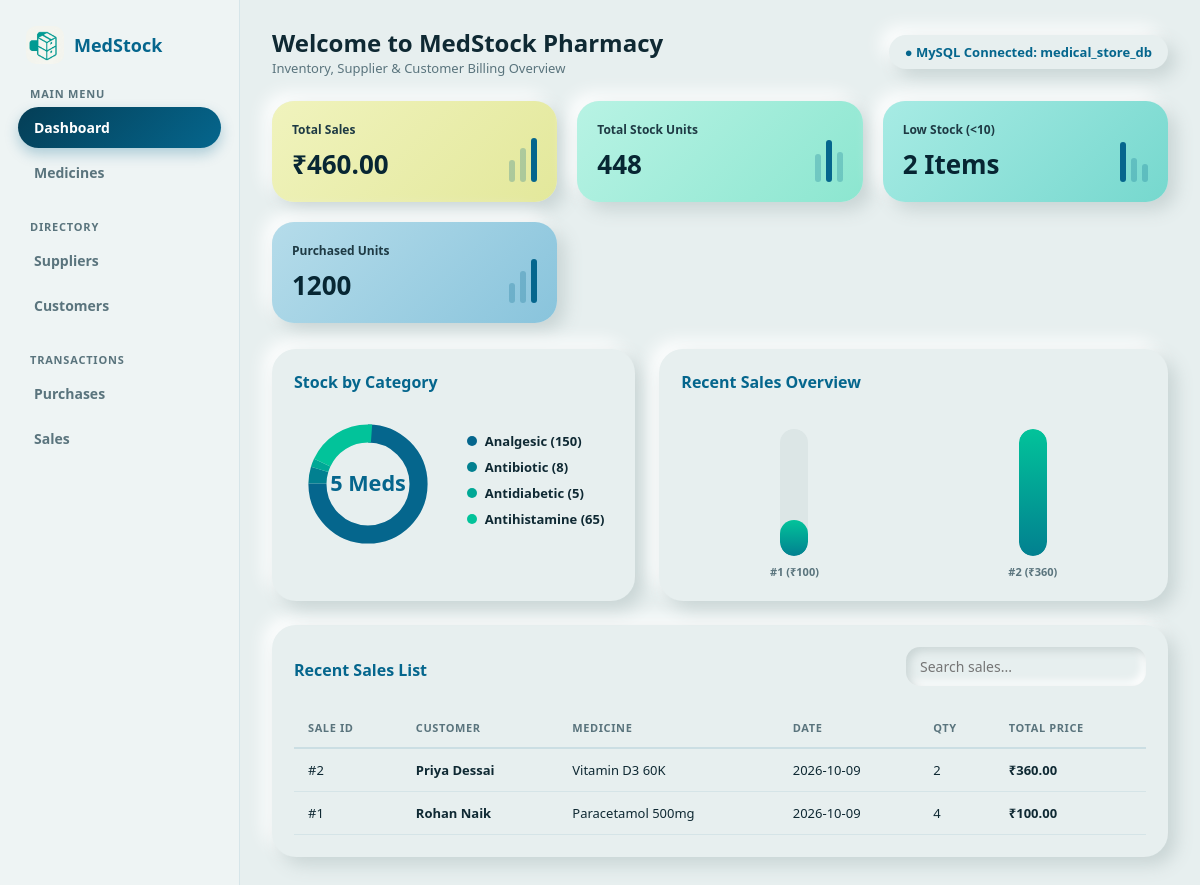
The page / on the database its author committed.
### tables this page shows
CREATE TABLE SALES (
    sales_ID INT AUTO_INCREMENT PRIMARY KEY,
    customer_ID INT,
    med_ID INT,
    sales_date DATE NOT NULL,
    quantity INT NOT NULL,
    total_price DECIMAL(10, 2) NOT NULL,
    FOREIGN KEY (customer_ID) REFERENCES CUSTOMER(customer_Id) ON DELETE CASCADE,
    FOREIGN KEY (med_ID) REFERENCES MEDICINE(med_Id) ON DELETE CASCADE
);

CREATE TABLE CUSTOMER (
    customer_Id INT AUTO_INCREMENT PRIMARY KEY,
    customer_name VARCHAR(100) NOT NULL,
    phone VARCHAR(20),
    address VARCHAR(255)
);

CREATE TABLE MEDICINE (
    med_Id INT AUTO_INCREMENT PRIMARY KEY,
    med_name VARCHAR(100) NOT NULL,
    category VARCHAR(50),
    price DECIMAL(10, 2) NOT NULL,
    stock INT NOT NULL DEFAULT 0,
    supplier_ID INT,
    FOREIGN KEY (supplier_ID) REFERENCES SUPPLIER(supplier_ID) ON DELETE SET NULL
);

### index.php (the view, shortened to what this page needs)
<?php
include 'db.php';
$active_tab = $_POST['tab'] ?? 'dashboard';
$sales_sum =$conn->query("SELECT COALESCE(SUM(total_price), 0) AS rev FROM SALES")->fetch_assoc()['rev'];
$med_info  =$conn->query("SELECT COUNT(*) AS cnt, COALESCE(SUM(stock), 0) AS units FROM MEDICINE")->fetch_assoc();
$low_cnt   =$conn->query("SELECT COUNT(*) AS cnt FROM MEDICINE WHERE stock < 10")->fetch_assoc()['cnt'];
$pur_units =$conn->query("SELECT COALESCE(SUM(pur_quantity), 0) AS qty FROM PURCHASE")->fetch_assoc()['qty'];
$cat_rows = [];$cat_total = 0;
$cat_res =$conn->query("SELECT category, SUM(stock) AS qty FROM MEDICINE GROUP BY category LIMIT 4");
while ($c =$cat_res->fetch_assoc()) {
    $cat_rows[] =$c;
    $cat_total += (int)$c['qty'];
}
$bar_rows = [];$max_sale = 1;
$bar_res =$conn->query("SELECT s.sales_ID, m.med_name, s.total_price FROM SALES s JOIN MEDICINE m ON s.med_ID = m.med_Id ORDER BY s.sales_ID DESC LIMIT 6");
while ($b =$bar_res->fetch_assoc()) {
    $bar_rows[] =$b;
    if ($b['total_price'] >$max_sale) $max_sale =$b['total_price'];
}
$bar_rows = array_reverse($bar_rows);
?>
<!DOCTYPE html>
<html lang="en">
<head>
    <link rel="stylesheet" href="style.css">
</head>
<body>
<div class="app-layout">
    <aside class="sidebar">
        <div class="brand">
            <img src="MedStock_logo.png" alt="MedStock Logo" class="brand-logo">
            <h2>MedStock</h2>
        </div>
        <div>
            <div class="nav-group-label">MAIN MENU</div>
            <button class="nav-item <?= $active_tab === 'dashboard' ? 'active' : '' ?>" onclick="showTab(event, 'dashboard')">Dashboard</button>
            <button class="nav-item <?= $active_tab === 'medicines' ? 'active' : '' ?>" onclick="showTab(event, 'medicines')">Medicines</button>
        </div>
        <div>
            <div class="nav-group-label">DIRECTORY</div>
            <button class="nav-item <?= $active_tab === 'suppliers' ? 'active' : '' ?>" onclick="showTab(event, 'suppliers')">Suppliers</button>
            <button class="nav-item <?= $active_tab === 'customers' ? 'active' : '' ?>" onclick="showTab(event, 'customers')">Customers</button>
        </div>
        <div>
            <div class="nav-group-label">TRANSACTIONS</div>
            <button class="nav-item <?= $active_tab === 'purchases' ? 'active' : '' ?>" onclick="showTab(event, 'purchases')">Purchases</button>
            <button class="nav-item <?= $active_tab === 'sales' ? 'active' : '' ?>" onclick="showTab(event, 'sales')">Sales</button>
        </div>
    </aside>
    <main class="main-area">
        <header class="top-header">
            <div>
                <h1>Welcome to MedStock Pharmacy</h1>
                <p style="color: var(--muted); font-size: 13px;">Inventory, Supplier &amp; Customer Billing Overview</p>
            </div>
            <div class="status-pill">● MySQL Connected: medical_store_db</div>
        </header>
        <section id="dashboard" class="section <?= $active_tab === 'dashboard' ? 'active' : '' ?>">
            <div class="kpi-row">
                <div class="kpi-box kpi-cream">
                    <div>
                        <span>Total Sales</span>
                        <h2>₹<?= number_format($sales_sum, 2) ?></h2>
                    </div>
                    <div class="mini-bars"><i style="height:22px"></i><i style="height:34px"></i><i class="tall" style="height:44px"></i></div>
                </div>
                <div class="kpi-box kpi-mint">
                    <div>
                        <span>Total Stock Units</span>
                        <h2><?= $med_info['units'] ?></h2>
                    </div>
                    <div class="mini-bars"><i style="height:28px"></i><i class="tall" style="height:42px"></i><i style="height:30px"></i></div>
                </div>
                <div class="kpi-box kpi-verdigris">
                    <div>
                        <span>Low Stock (&lt;10)</span>
                        <h2><?= $low_cnt ?> Items</h2>
                    </div>
                    <div class="mini-bars"><i class="tall" style="height:40px"></i><i style="height:24px"></i><i style="height:18px"></i></div>
                </div>
                <div class="kpi-box kpi-baltic">
                    <div>
                        <span>Purchased Units</span>
                        <h2><?= $pur_units ?></h2>
                    </div>
                    <div class="mini-bars"><i style="height:20px"></i><i style="height:32px"></i><i class="tall" style="height:44px"></i></div>
                </div>
            </div>
            <div class="analytics-grid">
                <div class="neu-card">
                    <h3>Stock by Category</h3>
                    <div class="donut-wrap">
                        <?php
                        $colors = ['#05668D', '#028090', '#00A896', '#02C39A'];
                        $offset = 0;
                        ?>
                        <svg width="130" height="130" viewBox="0 0 36 36">
                            <circle cx="18" cy="18" r="14" fill="none" stroke="#dce6e6" stroke-width="5"></circle>
                            <?php foreach ($cat_rows as $i =>$c):
                                $pct =$cat_total > 0 ? round(($c['qty'] /$cat_total) * 100) : 0;
                                $col = $colors[$i % 4];
                            ?>
                                <circle cx="18" cy="18" r="14" fill="none" stroke="<?= $col ?>" stroke-width="5"
                                        stroke-dasharray="<?= $pct ?> <?= 100 - $pct ?>"
                                        stroke-dashoffset="-<?= $offset ?>" transform="rotate(-90 18 18)"></circle>
                            <?php $offset +=$pct; endforeach; ?>
                            <text x="18" y="20" text-anchor="middle" font-size="6" font-weight="700" fill="#05668D"><?= $med_info['cnt'] ?> Meds</text>
                        </svg>
                        <ul class="legend-list">
                            <?php foreach ($cat_rows as $i =>$c): ?>
                                <li>
                                    <span class="dot" style="background:<?= $colors[$i % 4] ?>"></span>
                                    <?= htmlspecialchars($c['category']) ?> (<?=$c['qty'] ?>)
                                </li>
                            <?php endforeach; ?>
                        </ul>
                    </div>
                </div>
                <div class="neu-card">
                    <h3>Recent Sales Overview</h3>
                    <div class="bar-chart">
                        <?php foreach ($bar_rows as $b):$h = max(15, round(($b['total_price'] /$max_sale) * 100));
                        ?>
                            <div class="bar-col" title="₹<?= $b['total_price'] ?>">
                                <div class="bar-track">
                                    <div class="bar-fill" style="height: <?= $h ?>%;"></div>
                                </div>
                                <small>#<?= $b['sales_ID'] ?> (₹<?= (int)$b['total_price'] ?>)</small>
                            </div>
                        <?php endforeach; ?>
                    </div>
                </div>
            </div>
            <div class="neu-card">
                <div class="table-header">
                    <h3 style="margin:0;">Recent Sales List</h3>
                    <input type="text" class="search-input" placeholder="Search sales..." onkeyup="filterTable(this, 'recentSalesTable')">
                </div>
                <div class="table-wrap">
                    <table id="recentSalesTable">
                        <thead>
                            <tr><th>Sale ID</th><th>Customer</th><th>Medicine</th><th>Date</th><th>Qty</th><th>Total Price</th></tr>
                        </thead>
                        <tbody>
                            <?php
                            $recent =$conn->query("SELECT s.sales_ID, c.customer_name, m.med_name, s.sales_date, s.quantity, s.total_price
                                                    FROM SALES s
                                                    JOIN CUSTOMER c ON s.customer_ID = c.customer_Id
                                                    JOIN MEDICINE m ON s.med_ID = m.med_Id
                                                    ORDER BY s.sales_ID DESC");
                            while ($r =$recent->fetch_assoc()) {
                                echo "<tr>
                                    <td>#{$r['sales_ID']}</td>
                                    <td><strong>" . htmlspecialchars($r['customer_name']) . "</strong></td>
                                    <td>" . htmlspecialchars($r['med_name']) . "</td>
                                    <td>{$r['sales_date']}</td>
                                    <td>{$r['quantity']}</td>
                                    <td><strong>₹" . number_format($r['total_price'], 2) . "</strong></td>
                                </tr>";
                            }
                            ?>
                        </tbody>
                    </table>
                </div>
            </div>
        </section>
    </main>
</div>
</body>
</html>

### rows shown on the page
sales: $h 28 (drawn), sales_ID "1", total_price "100", customer_ID.customer_name "Rohan Naik", med_ID.med_name "Paracetamol 500mg", sales_date "2026-10-09", quantity "4", total_price "100.00"
sales: sales_ID "2", total_price "360", customer_ID.customer_name "Priya Dessai", med_ID.med_name "Vitamin D3 60K", sales_date "2026-10-09", quantity "2", total_price "360.00"

### other values the page prints
$sales_sum "460.00"
$med_info['units'] "448"
$low_cnt "2"
$pur_units "1200"
$med_info['cnt'] "5"
$c['category'] "Analgesic"
$c['qty'] "150"
$c['category'] "Antibiotic"
$c['qty'] "8"
$c['category'] "Antidiabetic"
$c['qty'] "5"
$c['category'] "Antihistamine"
$c['qty'] "65"
